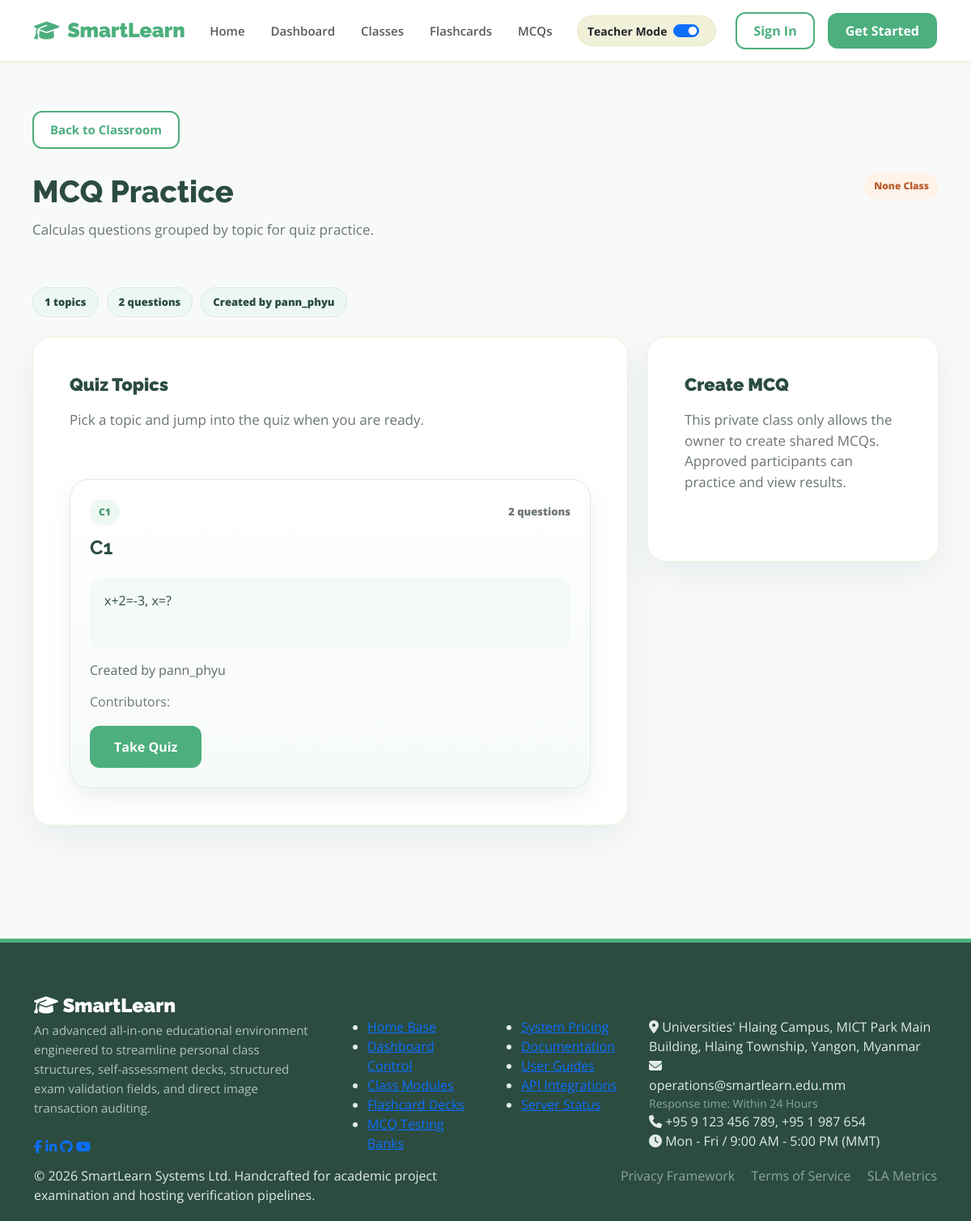
Screenshot of /classroom/41/mcqs/ with the database file from the repository.
### smartlearnApp/models.py (models this page shows, shortened)
class Classroom(models.Model):
    SUBJECT_CHOICES = [
        ('math', 'Mathematics'),
        ('science', 'Science'),
        ('coding', 'Coding/IT'),
        ('languages', 'Languages'),
        ('arts', 'Arts & Design'),
    ]
    CLASS_TYPES = [
        ('public', 'Public'),
        ('private', 'Private'),
    ]
    class_id = models.AutoField(primary_key=True)
    owner = models.ForeignKey(User, on_delete=models.CASCADE, related_name='owned_classrooms', null=True, blank=True)
    title = models.CharField(max_length=255, null=True, blank=True)
    description = models.TextField()
    subject = models.CharField(max_length=50, choices=SUBJECT_CHOICES, default='math')
    class_type = models.CharField(max_length=20, choices=CLASS_TYPES, default='public', null=True, blank=True)
    price = models.DecimalField(max_digits=10, decimal_places=2, default=0.00)
    created_at = models.DateTimeField(auto_now_add=True)
    created_from_site = models.BooleanField(default=False)

class MCQQuestion(models.Model):
    OPTION_CHOICES = [
        ('A', 'A'),
        ('B', 'B'),
        ('C', 'C'),
        ('D', 'D'),
    ]
    question_id = models.AutoField(primary_key=True)
    classroom = models.ForeignKey(Classroom, on_delete=models.CASCADE, related_name='mcq_questions')
    created_by = models.ForeignKey(User, on_delete=models.CASCADE, related_name='mcq_questions')
    topic = models.CharField(max_length=120)
    question = models.TextField()
    option_a = models.CharField(max_length=255)
    option_b = models.CharField(max_length=255)
    option_c = models.CharField(max_length=255)
    option_d = models.CharField(max_length=255)
    correct_option = models.CharField(max_length=1, choices=OPTION_CHOICES)
    explanation = models.TextField(blank=True)
    created_at = models.DateTimeField(auto_now_add=True)

### smartlearnApp/views.py (the view, shortened to what this page needs)
# urls.py: path('classroom/<int:class_id>/mcqs/', views.mcqs_view, name='mcqs'),
def mcqs_view(request, class_id):
    classroom = get_object_or_404(Classroom, class_id=class_id)
    current_user, blocked_response = require_classroom_access(request, classroom)
    if blocked_response:
        return blocked_response
    can_create = user_can_create_learning_content(classroom, current_user)
    questions = list(
        MCQQuestion.objects.filter(classroom=classroom)
        .select_related('created_by')
        .order_by('topic', '-created_at')
    )
    topic_groups = []
    topic_map = OrderedDict()
    for question_item in questions:
        group = topic_map.get(question_item.topic)
        if not group:
            group = {
                'topic': question_item.topic,
                'topic_slug': slugify(question_item.topic) or 'mcq-topic',
                'questions': [],
                'contributors': [],
                'primary_creator': question_item.created_by.username,
                'preview_question': question_item.question,
            }
            topic_map[question_item.topic] = group
            topic_groups.append(group)
        group['questions'].append(question_item)
        if question_item.created_by.username not in group['contributors']:
            group['contributors'].append(question_item.created_by.username)
    topic_groups_payload = []
    for group in topic_groups:
        contributor_count = len(group['contributors'])
        if contributor_count == 1:
            contributor_summary = group['contributors'][0]
        else:
            contributor_summary = f"{group['contributors'][0]} + {contributor_count - 1} more"
        topic_groups_payload.append({
            'topic': group['topic'],
            'topic_slug': group['topic_slug'],
            'total_questions': len(group['questions']),
            'primary_creator': group['primary_creator'],
            'contributor_summary': contributor_summary,
            'preview_question': group['preview_question'],
        })
    total_questions = len(questions)
    total_topics = len(topic_groups)
    return render(request, 'mcqs.html', {
        'classroom': classroom,
        'topic_groups': topic_groups,
        'topic_groups_payload': topic_groups_payload,
        'total_questions': total_questions,
        'total_topics': total_topics,
        'can_create': can_create,
        'current_user': current_user,
    })

### smartlearnApp/views.py (called while the page is built)
def get_mock_user(request=None):
    if request and request.user.is_authenticated:
        return request.user
    username = "TestUser"
    if request:
        username = request.POST.get('user') or request.GET.get('user') or 'TestUser'
    user, created = User.objects.get_or_create(username=username)
    return user

def user_can_enter_classroom(classroom, user):
    if classroom.owner == user or classroom.class_type == 'public':
        return True
    return Enrollment.objects.filter(
        classroom=classroom,
        student=user,
        status='approved'
    ).exists()

def user_can_create_learning_content(classroom, user):
    if classroom.owner == user:
        return True
    return classroom.class_type == 'public'

def require_classroom_access(request, classroom):
    current_user = get_mock_user(request)
    if user_can_enter_classroom(classroom, current_user):
        return current_user, None
    messages.error(
        request,
        "You need approval from the class owner before entering this private classroom."
    )
    return current_user, redirect('browse_classes')

### smartlearnApp/templates/mcqs.html (shortened to what this page needs)
{% extends 'base.html' %}
{% block content %}
<div class="learning-page-header">
    <a href="{% url 'classroom_detail' classroom.class_id %}" class="back-link">Back to Classroom</a>
    <div class="learning-title-row">
        <div>
            <h2 class="page-heading-large">MCQ Practice</h2>
            <p class="subtext-muted">{{ classroom.title }} questions grouped by topic for quiz practice.</p>
        </div>
        <span class="status-badge {% if classroom.class_type == 'public' %}badge-public{% else %}badge-private{% endif %}">
            {{ classroom.class_type|title }} Class
        </span>
    </div>
    <div class="learning-stats">
        <span class="stat-chip">{{ total_topics }} topics</span>
        <span class="stat-chip">{{ total_questions }} questions</span>
        <span class="stat-chip">Created by {{ classroom.owner.username }}</span>
    </div>
</div>
<div class="learning-layout">
    <section class="styled-card">
        <div class="learning-section-head">
            <div>
                <h3 class="section-heading">Quiz Topics</h3>
                <p class="subtext-muted">Pick a topic and jump into the quiz when you are ready.</p>
            </div>
        </div>
        <div class="topic-collection-grid">
            {% for group in topic_groups %}
                <article class="topic-collection-card">
                    <div class="topic-collection-topline">
                        <span class="topic-label">{{ group.topic }}</span>
                        <span class="topic-card-count">{{ group.questions|length }} questions</span>
                    </div>
                    <h4>{{ group.topic }}</h4>
                    <p class="topic-preview">{{ group.preview_question }}</p>
                    <p class="topic-meta">Created by {{ group.primary_creator }}</p>
                    <p class="topic-meta muted">Contributors: {{ group.contributor_summary }}</p>
                    <div class="topic-collection-actions">
                        <a class="btn-primary" href="{% url 'take_quiz' classroom.class_id %}?topic={{ group.topic|urlencode }}">Take Quiz</a>
                    </div>
                </article>
            {% empty %}
                <div class="empty-study-state">
                    No MCQs yet. Create the first topic set and then start a quiz from here.
                </div>
            {% endfor %}
        </div>
    </section>
    <aside class="styled-card create-panel">
        {% if can_create %}
            <div class="create-panel__header">
                <div>
                    <h3 class="section-heading">Create MCQs</h3>
                    <p class="subtext-muted">Use one topic for the whole set and add as many questions as you need.</p>
                </div>
                <button type="button" class="btn-secondary" data-add-mcq-row>Add more MCQs</button>
            </div>
            <form method="POST" id="mcq-create-form" class="flashcard-create-form">
                {% csrf_token %}
                <label class="label-bold">Topic</label>
                <input type="text" name="topic" class="form-control" placeholder="e.g. Python Functions" required>
                <div class="flashcard-creator-list" data-mcq-creator-list>
                    <article class="flashcard-entry-card">
                        <div class="flashcard-entry-card__topline">
                            <span class="topic-card-count">Question 1</span>
                        </div>
                        <label class="label-bold">Question</label>
                        <textarea name="question" class="form-control" rows="3" required></textarea>
                        <label class="label-bold">Options</label>
                        <input type="text" name="option_a" class="form-control compact-input" placeholder="Option A" required>
                        <input type="text" name="option_b" class="form-control compact-input" placeholder="Option B" required>
                        <input type="text" name="option_c" class="form-control compact-input" placeholder="Option C" required>
                        <input type="text" name="option_d" class="form-control compact-input" placeholder="Option D" required>
                        <label class="label-bold">Correct Answer</label>
                        <select name="correct_option" class="form-control" required>
                            <option value="A">A</option>
                            <option value="B">B</option>
                            <option value="C">C</option>
                            <option value="D">D</option>
                        </select>
                        <label class="label-bold">Explanation</label>
                        <textarea name="explanation" class="form-control" rows="3" placeholder="Optional answer explanation"></textarea>
                    </article>
                </div>
                <button type="submit" class="btn-primary full-width-btn">Share MCQ</button>
            </form>
        {% else %}
            <h3 class="section-heading">Create MCQ</h3>
            <p class="subtext-muted">This private class only allows the owner to create shared MCQs. Approved participants can practice and view results.</p>
        {% endif %}
    </aside>
</div>
{% endblock %}

### smartlearnApp/static/css/style.css (style rules this page uses)
.back-link { display: inline-block; margin-bottom: 30px; color: #4CAF7D; font-weight: 600; text-decoration: none; font-size: 15px; }
.page-heading-large { font-family: "Raleway", sans-serif; font-size: 38px; font-weight: 800; color: #2b4c3f; margin-bottom: 12px; }
.subtext-muted { color: #6b756f; font-size: 17px; margin-bottom: 40px; }
.styled-card { background: white; border-radius: 22px; padding: 45px; border: 1px solid rgba(228,235,198,0.6); box-shadow: 0 15px 40px rgba(43,76,63,0.08); }
.btn-primary { background:#4CAF7D; color:white; text-decoration:none; padding:14px 30px; border:none; border-radius:12px; font-weight:700; cursor:pointer; transition:0.3s; }
.back-link { display: inline-block; padding: 10px 20px; background-color: #ffffff; color: #4CAF7D; border: 2px solid #4CAF7D; border-radius: 12px; text-decoration: none; font-weight: 700; font-size: 15px; transition: 0.3s ease; }
.status-badge { flex: 0 0 auto; border-radius: 999px; font-size: 12px; font-weight: 800; padding: 7px 12px; }
.badge-private { background: #fff2e8; color: #b85e2d; }
.learning-page-header { margin-bottom: 24px; }
.learning-title-row { display: flex; align-items: flex-start; justify-content: space-between; gap: 24px; }
.learning-layout { display: grid; grid-template-columns: minmax(0, 1fr) 360px; gap: 24px; align-items: start; }
.learning-stats { display: flex; flex-wrap: wrap; gap: 10px; margin-top: 18px; }
.stat-chip { background: #eef8f2; border: 1px solid #d7eadf; border-radius: 999px; color: #2b4c3f; font-size: 13px; font-weight: 800; padding: 8px 14px; }
.learning-section-head { align-items: flex-start; display: flex; justify-content: space-between; gap: 16px; margin-bottom: 20px; }
.section-heading { color: #2b4c3f; font-size: 22px; font-weight: 900; margin: 0 0 18px; }
.topic-pill, .topic-label { background: #eef8f2; border-radius: 999px; color: #3f9d70; display: inline-flex; font-size: 12px; font-weight: 900; padding: 7px 11px; }
.topic-collection-grid { display: grid; grid-template-columns: repeat(auto-fit, minmax(280px, 1fr)); gap: 18px; }
.topic-collection-card { background: linear-gradient(180deg, #ffffff 0%, #f6faf7 100%); border: 1px solid #dcebdc; border-radius: 24px; box-shadow: 0 14px 30px rgba(43,76,63,0.08); display: grid; gap: 14px; padding: 24px; }
.topic-collection-topline, .flashcard-modal__footer, .flashcard-modal__controls { align-items: center; display: flex; flex-wrap: wrap; gap: 10px; justify-content: space-between; }
.topic-card-count, .modal-counter { color: #6b756f; font-size: 13px; font-weight: 800; }
.topic-preview, .topic-meta { color: #5f6964; line-height: 1.55; margin: 0; }
.topic-preview { background: #f4faf6; border-radius: 16px; color: #2b4c3f; min-height: 88px; padding: 16px 18px; }
.topic-meta.muted { color: #6f7772; }
.topic-collection-actions { align-items: center; display: flex; flex-wrap: wrap; gap: 10px; margin-top: 4px; }
.create-panel { position: sticky; top: 100px; }

### smartlearnApp/templates/base.html (style rules this page uses)
* { margin: 0; padding: 0; box-sizing: border-box; }
body { font-family: "Open Sans", sans-serif; background-color: #f8faf9; color: #333; overflow-x: hidden; }
h1, h2, h3, h4, h5, h6 { font-family: "Raleway", sans-serif; font-weight: 700; color: #2b4c3f; }

### rows the page displays
Classroom: title "Calculas", class_type "None", owner.username "pann_phyu"
MCQQuestion: topic "C1", topic "C1", preview_question "x+2=-3, x=?"

### other values shown
{{ total_topics }} "1"
{{ total_questions }} "2"
{{ group.questions|length }} "2"
{{ group.primary_creator }} "pann_phyu"
